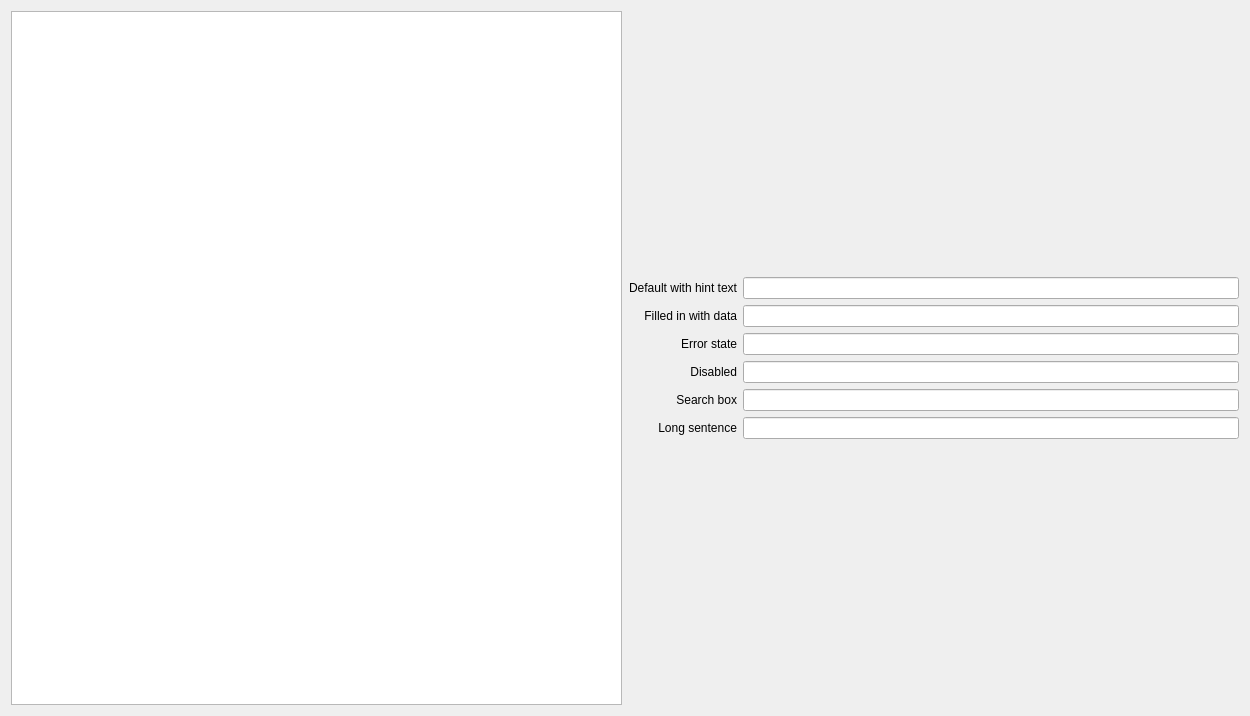
<?xml version="1.0" encoding="UTF-8"?>
<ui version="4.0">
 <class>LineEditPage</class>
 <widget class="QWidget" name="LineEditPage">
  <property name="geometry">
   <rect>
    <x>0</x>
    <y>0</y>
    <width>1250</width>
    <height>716</height>
   </rect>
  </property>
  <property name="sizePolicy">
   <sizepolicy hsizetype="Expanding" vsizetype="Expanding">
    <horstretch>0</horstretch>
    <verstretch>0</verstretch>
   </sizepolicy>
  </property>
  <layout class="QHBoxLayout" name="horizontalLayout">
   <item>
    <widget class="QTextEdit" name="exampleText">
     <property name="undoRedoEnabled">
      <bool>false</bool>
     </property>
     <property name="readOnly">
      <bool>true</bool>
     </property>
    </widget>
   </item>
   <item>
    <layout class="QVBoxLayout" name="verticalLayout">
     <item>
      <spacer name="verticalSpacer">
       <property name="orientation">
        <enum>Qt::Vertical</enum>
       </property>
       <property name="sizeHint" stdset="0">
        <size>
         <width>20</width>
         <height>40</height>
        </size>
       </property>
      </spacer>
     </item>
     <item>
      <layout class="QGridLayout" name="gridLayout">
       <item row="2" column="0">
        <widget class="QLabel" name="label_3">
         <property name="text">
          <string>Error state</string>
         </property>
         <property name="alignment">
          <set>Qt::AlignRight|Qt::AlignTrailing|Qt::AlignVCenter</set>
         </property>
        </widget>
       </item>
       <item row="3" column="0">
        <widget class="QLabel" name="label_4">
         <property name="text">
          <string>Disabled</string>
         </property>
         <property name="alignment">
          <set>Qt::AlignRight|Qt::AlignTrailing|Qt::AlignVCenter</set>
         </property>
        </widget>
       </item>
       <item row="0" column="0">
        <widget class="QLabel" name="label">
         <property name="sizePolicy">
          <sizepolicy hsizetype="Preferred" vsizetype="Preferred">
           <horstretch>0</horstretch>
           <verstretch>0</verstretch>
          </sizepolicy>
         </property>
         <property name="minimumSize">
          <size>
           <width>0</width>
           <height>0</height>
          </size>
         </property>
         <property name="text">
          <string>Default with hint text</string>
         </property>
         <property name="alignment">
          <set>Qt::AlignRight|Qt::AlignTrailing|Qt::AlignVCenter</set>
         </property>
         <property name="wordWrap">
          <bool>false</bool>
         </property>
        </widget>
       </item>
       <item row="1" column="0">
        <widget class="QLabel" name="label_2">
         <property name="sizePolicy">
          <sizepolicy hsizetype="Preferred" vsizetype="Preferred">
           <horstretch>0</horstretch>
           <verstretch>0</verstretch>
          </sizepolicy>
         </property>
         <property name="text">
          <string>Filled in with data</string>
         </property>
         <property name="alignment">
          <set>Qt::AlignRight|Qt::AlignTrailing|Qt::AlignVCenter</set>
         </property>
        </widget>
       </item>
       <item row="4" column="0">
        <widget class="QLabel" name="label_5">
         <property name="text">
          <string>Search box</string>
         </property>
         <property name="alignment">
          <set>Qt::AlignRight|Qt::AlignTrailing|Qt::AlignVCenter</set>
         </property>
        </widget>
       </item>
       <item row="5" column="0">
        <widget class="QLabel" name="label_6">
         <property name="text">
          <string>Long sentence</string>
         </property>
         <property name="alignment">
          <set>Qt::AlignRight|Qt::AlignTrailing|Qt::AlignVCenter</set>
         </property>
        </widget>
       </item>
       <item row="2" column="1">
        <widget class="QLineEdit" name="error"/>
       </item>
       <item row="3" column="1">
        <widget class="QLineEdit" name="disabled"/>
       </item>
       <item row="4" column="1">
        <widget class="QLineEdit" name="searchBox"/>
       </item>
       <item row="5" column="1">
        <widget class="QLineEdit" name="longSentence"/>
       </item>
       <item row="0" column="1">
        <widget class="QLineEdit" name="defaultWithHintText"/>
       </item>
       <item row="1" column="1">
        <widget class="QLineEdit" name="withData"/>
       </item>
      </layout>
     </item>
     <item>
      <spacer name="verticalSpacer_2">
       <property name="orientation">
        <enum>Qt::Vertical</enum>
       </property>
       <property name="sizeHint" stdset="0">
        <size>
         <width>20</width>
         <height>40</height>
        </size>
       </property>
      </spacer>
     </item>
    </layout>
   </item>
  </layout>
 </widget>
 <tabstops>
  <tabstop>defaultWithHintText</tabstop>
  <tabstop>withData</tabstop>
  <tabstop>error</tabstop>
  <tabstop>disabled</tabstop>
  <tabstop>searchBox</tabstop>
  <tabstop>longSentence</tabstop>
  <tabstop>exampleText</tabstop>
 </tabstops>
 <resources/>
 <connections/>
</ui>
